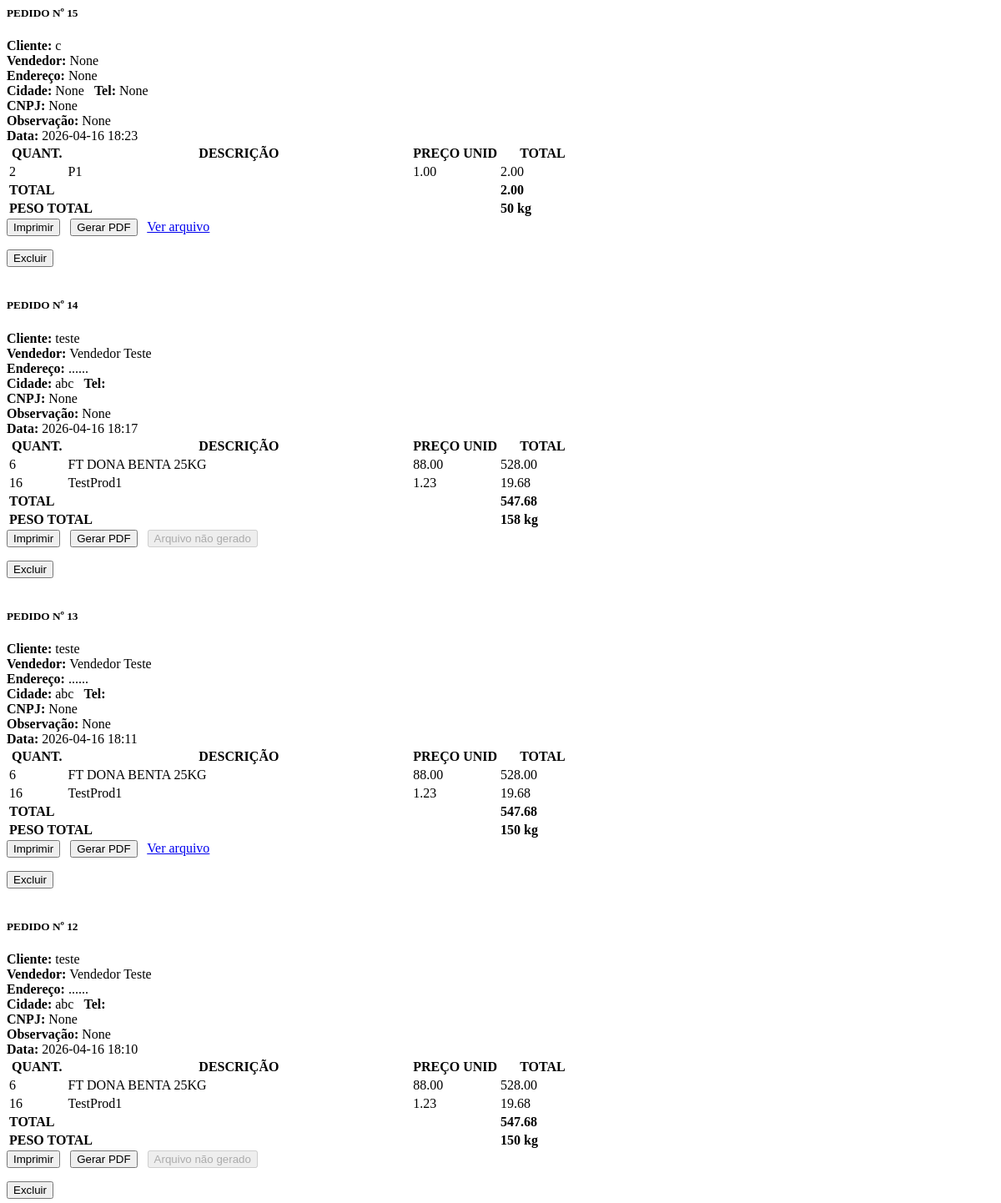
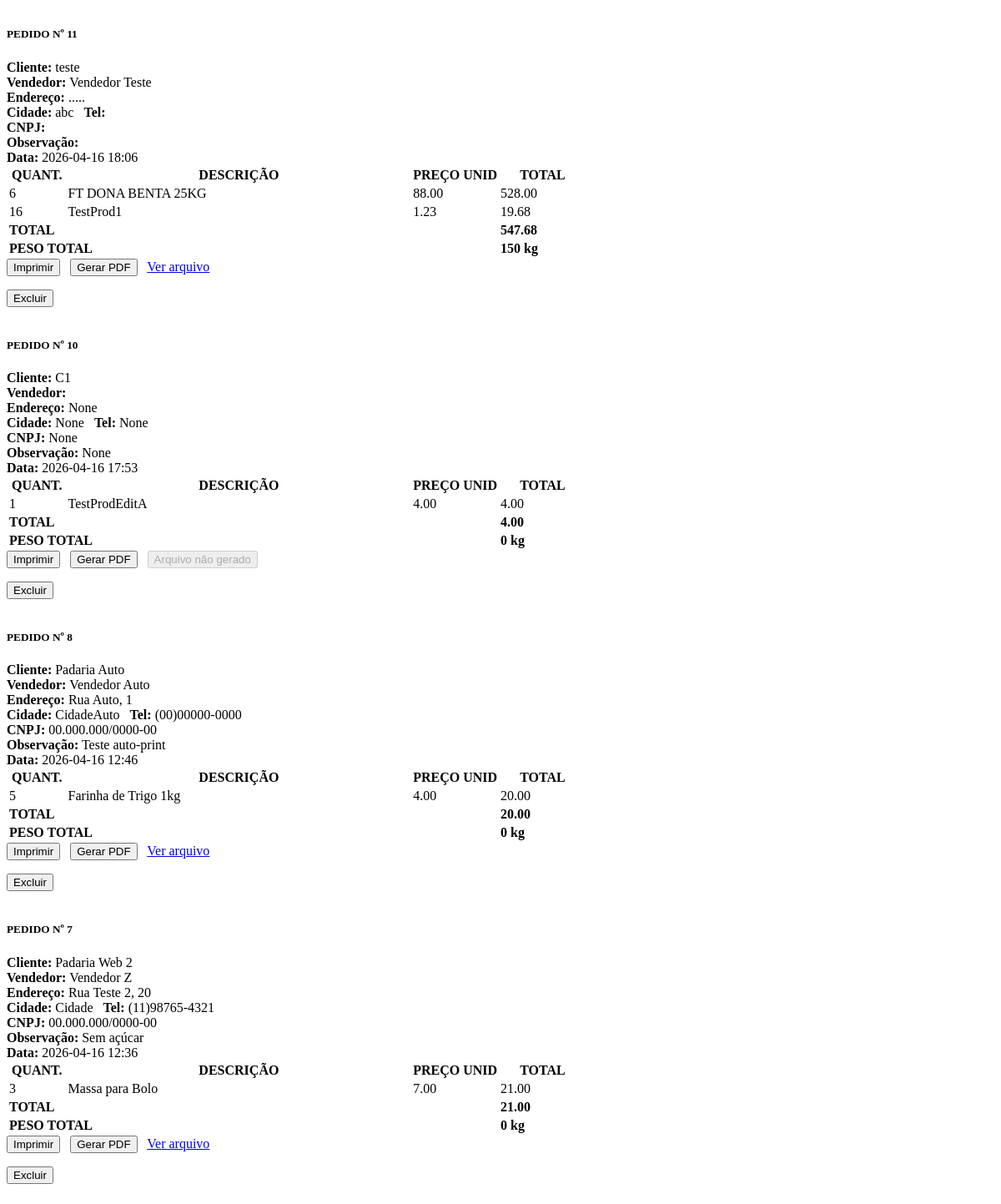
Before: /orders/search with the older database file (2 pictures, top to bottom).
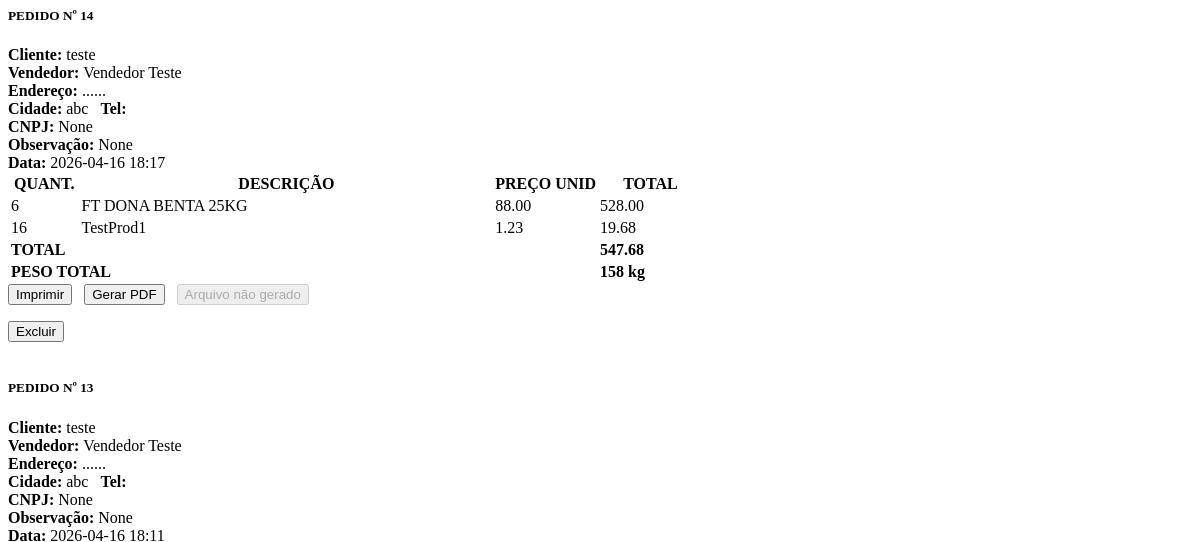
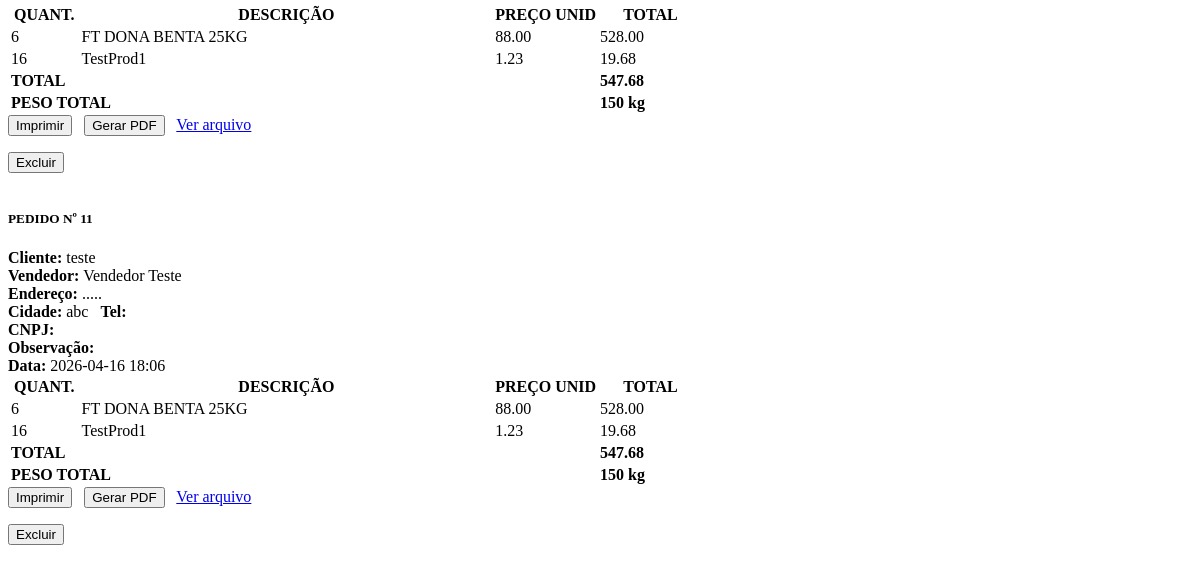
After: the same page with the newer database file (2 pictures, top to bottom).
### app/models.py (models this page shows)
class Order(db.Model):
    id = db.Column(db.Integer, primary_key=True)
    customer = db.Column(db.String(120))
    vendor = db.Column(db.String(120))
    vendor_id = db.Column(db.Integer, db.ForeignKey('vendor.id'), nullable=True)
    vendor_obj = db.relationship('Vendor', backref='orders')
    notes = db.Column(db.Text)
    address = db.Column(db.String(200))
    city = db.Column(db.String(120))
    phone = db.Column(db.String(50))
    cnpj = db.Column(db.String(50))
    created_at = db.Column(db.DateTime, default=datetime.utcnow)
    items = db.relationship('OrderItem', backref='order', cascade='all, delete-orphan', lazy=True)

class OrderItem(db.Model):
    id = db.Column(db.Integer, primary_key=True)
    order_id = db.Column(db.Integer, db.ForeignKey('order.id'), nullable=False)
    product = db.Column(db.String(200))
    product_id = db.Column(db.Integer, db.ForeignKey('product.id'), nullable=True)
    product_obj = db.relationship('Product')
    quantity = db.Column(db.Integer)
    unit_price = db.Column(db.Float, default=0.0)
    unit_weight = db.Column(db.Float, default=0.0)

class Vendor(db.Model):
    id = db.Column(db.Integer, primary_key=True)
    name = db.Column(db.String(120), nullable=False)
    phone = db.Column(db.String(50))
    email = db.Column(db.String(120))

### app/routes.py (the view)
@bp.route('/orders/search')
def orders_search():
    q = request.args.get('q')
    if q:
        try:
            order_id = int(q)
            orders = Order.query.filter_by(id=order_id).order_by(Order.created_at.desc()).all()
        except ValueError:
            orders = []
    else:
        orders = Order.query.order_by(Order.created_at.desc()).all()
    outdir = current_app.config.get('PRINTER_OUTPUT_DIR', 'prints')
    if not os.path.isabs(outdir):
        outdir = os.path.join(current_app.root_path, outdir)
    exists_map = {}
    for o in orders:
        exists_map[o.id] = {
            'txt': os.path.exists(os.path.join(outdir, f'order_{o.id}.txt')),
            'pdf': os.path.exists(os.path.join(outdir, f'order_{o.id}.pdf')),
        }
    return render_template('_orders_list.html', orders=orders, exists_map=exists_map)

### app/templates/_orders_list.html (shortened to what the changed rows need)
{% if orders %}
  {% for o in orders %}
    <div class="card mb-4 order-card">
      <div class="card-body">
        <div class="order-header d-flex justify-content-between">
          <div>
            <h5 class="card-title mb-1">PEDIDO Nº <span class="badge">{{ o.id }}</span></h5>
            <div><strong>Cliente:</strong> {{ o.customer }}</div>
            <div><strong>Vendedor:</strong> {{ o.vendor_obj.name if o.vendor_obj else o.vendor }}</div>
            <div><strong>Endereço:</strong> {{ o.address }}</div>
            <div><strong>Cidade:</strong> {{ o.city }} &nbsp; <strong>Tel:</strong> {{ o.phone }}</div>
            <div><strong>CNPJ:</strong> {{ o.cnpj }}</div>
            <div><strong>Observação:</strong> {{ o.notes }}</div>
          </div>
          <div class="text-end">
            <div><strong>Data:</strong> {{ o.created_at.strftime('%Y-%m-%d %H:%M') }}</div>
          </div>
        </div>
        <div class="table-responsive mt-3">
          <table class="table table-bordered order-table mb-0">
            <thead class="table-primary">
              <tr>
                <th class="text-center" style="width:10%;">QUANT.</th>
                <th>DESCRIÇÃO</th>
                <th class="text-end" style="width:15%;">PREÇO UNID</th>
                <th class="text-end" style="width:15%;">TOTAL</th>
              </tr>
            </thead>
            <tbody>
              {% set ns = namespace(total=0.0, weight=0.0) %}
              {% for it in o.items %}
                {% set unit_w = (it.unit_weight or (it.product_obj.weight if it.product_obj else 0.0)) %}
                {% set line_total = (it.quantity or 0) * (it.unit_price or 0.0) %}
                {% set line_weight = (it.quantity or 0) * unit_w %}
                {% set ns.total = ns.total + line_total %}
                {% set ns.weight = ns.weight + line_weight %}
                 <tr>
                  <td class="text-center">{{ it.quantity }}</td>
                  <td>{{ it.product or (it.product_obj.name if it.product_obj else '') }}</td>
                  <td class="text-end">{{ '%.2f'|format(it.unit_price or 0.0) }}</td>
                  <td class="text-end">{{ '%.2f'|format(line_total) }}</td>
                 </tr>
              {% endfor %}
            </tbody>
            <tfoot>
              <tr>
                <td colspan="3" class="text-end"><strong>TOTAL</strong></td>
                <td class="text-end"><strong>{{ '%.2f'|format(ns.total) }}</strong></td>
              </tr>
              <tr>
                <td colspan="3" class="text-end"><strong>PESO TOTAL</strong></td>
                <td class="text-end"><strong>{{ ns.weight|fmt_weight }} kg</strong></td>
              </tr>
            </tfoot>
          </table>
        </div>
        <div class="d-flex justify-content-between mt-3">
            <div>
            <form method="post" action="/orders/{{ o.id }}/print" style="display:inline-block;margin-right:8px;">
              <button class="btn btn-sm btn-outline-secondary" type="submit"> Imprimir</button>
            </form>
            <form method="post" action="/orders/{{ o.id }}/print" style="display:inline-block;margin-right:8px;">
              <button class="btn btn-sm btn-outline-primary" type="submit"> Gerar PDF</button>
            </form>
            {% if exists_map.get(o.id) and exists_map[o.id].pdf %}
              <a class="btn btn-sm btn-outline-primary" href="/prints/order_{{ o.id }}.pdf" target="_blank"><i class="bi bi-file-earmark-pdf me-1"></i> Ver PDF</a>
            {% elif exists_map.get(o.id) and exists_map[o.id].txt %}
              <a class="btn btn-sm btn-outline-primary" href="/prints/order_{{ o.id }}.txt" target="_blank"> Ver arquivo</a>
            {% else %}
              <button class="btn btn-sm btn-outline-secondary" disabled>Arquivo não gerado</button>
            {% endif %}
          </div>
          <div>
            <form method="post" action="/orders/{{ o.id }}/delete" onsubmit="return confirm('Remover pedido #{{ o.id }}?');" style="display:inline-block;">
              <button class="btn btn-sm btn-danger" type="submit"> Excluir</button>
            </form>
          </div>
        </div>
      </div>
    </div>
  {% endfor %}
{% else %}
  <p>Nenhum pedido encontrado.</p>
{% endif %}

Changed rows visible on the page:
removed Order: id "15", customer "c", vendor_obj "None", address "None", city "None", phone "None", cnpj "None", notes "None", created_at "2026-04-16 18:23", total "2.00", weight|fmt_weight "50"
removed OrderItem: quantity "2", product "P1", unit_price "1.00", quantity "2.00", shown under "15"
removed Order: id "12", customer "teste", vendor_obj "Vendedor Teste", address "......", city "abc", cnpj "None", notes "None", created_at "2026-04-16 18:10", total "547.68", weight|fmt_weight "150", shows "Arquivo não gerado"
removed OrderItem: quantity "6", product "FT DONA BENTA 25KG", unit_price "88.00", line_total "528.00", shown under "12"
removed OrderItem: quantity "16", product "TestProd1", unit_price "1.23", line_total "19.68", shown under "12"
removed Order: id "10", customer "C1", address "None", city "None", phone "None", cnpj "None", notes "None", created_at "2026-04-16 17:53", total "4.00", weight|fmt_weight "0", shows "Arquivo não gerado"
removed OrderItem: quantity "1", product "TestProdEditA", unit_price "4.00", line_total "4.00", shown under "10"
removed Order: id "8", customer "Padaria Auto", vendor_obj "Vendedor Auto", address "Rua Auto, 1", city "CidadeAuto", phone "(00)00000-0000", cnpj "00.000.000/0000-00", notes "Teste auto-print", created_at "2026-04-16 12:46", total "20.00", weight|fmt_weight "0"
removed OrderItem: quantity "5", product "Farinha de Trigo 1kg", unit_price "4.00", line_total "20.00", shown under "8"
removed Order: id "7", customer "Padaria Web 2", vendor_obj "Vendedor Z", address "Rua Teste 2, 20", city "Cidade", phone "(11)98765-4321", cnpj "00.000.000/0000-00", notes "Sem açúcar", created_at "2026-04-16 12:36", total "21.00", weight|fmt_weight "0"
removed OrderItem: quantity "3", product "Massa para Bolo", unit_price "7.00", line_total "21.00", shown under "7"
